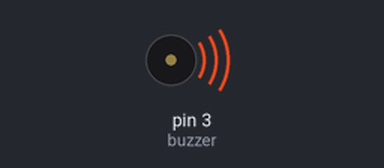
Simulated run of this sketch. Board: Arduino Uno, built with avr-gcc and run on an emulated ATmega328P. Shown: buzzer (waves = sounding).

Above: at 0.1 s.
At 0.6 s:
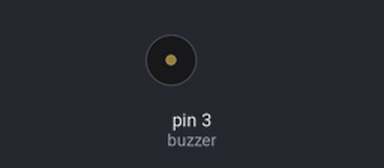
Timing chart, 0 to 2.1 s (numbered marks = the images above):
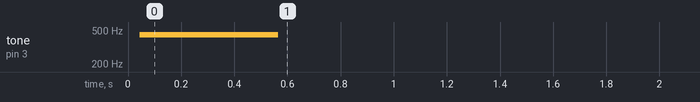

Measured:
- by itself, tone on pin 3 (buzzer): silent → 438 Hz at 0.04 s, → silent 0.52 s later

The sketch:

simpleBuzzer.ino
```cpp
#define buzzer 3

void setup() {
  pinMode(buzzer, OUTPUT);
  playTone(440, 500);
}

void loop() {
}

void playTone(long frequency, long millisecond) {
    if(frequency > 0){
      // Transformacion para el bucle
      long delayValue = 1000000 / frequency / 2;
      long numCycles = frequency * millisecond / 1000;
      // Bucle para estimular el buzzer a la frecuencia deseada
      for (long i = 0; i < numCycles; i++) {
          digitalWrite(buzzer, HIGH);
          delayMicroseconds(delayValue);
          digitalWrite(buzzer, LOW);
          delayMicroseconds(delayValue);
      }
    }
    else delay(millisecond);
  }
```
